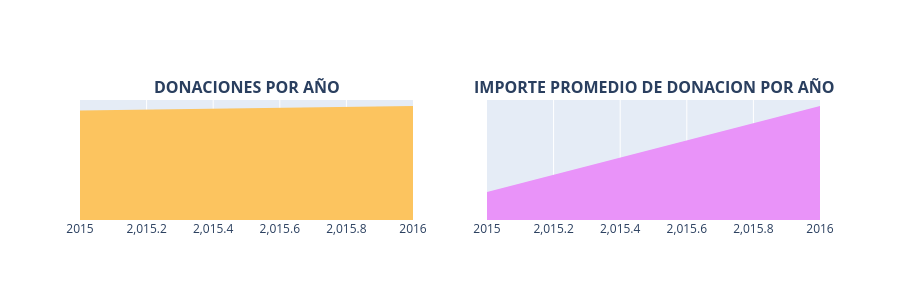

Source (notebook cell):
### Markdown cell above
### Donantes más generosos

En el análisis de los donantes más activos de la plataforma se identifican algunos casos particularmente destacados por su volumen y nivel de contribución.

- Un donante no docente de **Manhattan Beach, California**, ha realizado más de **18,000 donaciones**, convirtiéndose en uno de los usuarios más activos de la plataforma.

- Otro donante no docente del estado de **Nueva York** ha contribuido con un total aproximado de **USD 1.8 millones**, distribuidos en cerca de **10,513 donaciones**.

- El mayor pago individual registrado, de **USD 60,000**, destinado al proyecto *"Learning to Play while Playing to Learn"*, fue realizado por un donante de **Anahola, Hawaii**. Este mismo donante ha realizado un total de **223 donaciones**.

Estos casos reflejan la presencia de donantes altamente comprometidos, con patrones de contribución muy por encima del promedio general.

---

## <a id="3.4">3.4 Análisis temporal de las donaciones</a>

En esta sección se analiza cómo varía la actividad de donaciones a lo largo del tiempo, con el objetivo de identificar tendencias y comportamientos estacionales.

### Donaciones por año

- **3.4.1** Número de donaciones por año  
- **3.4.2** Monto promedio de donación por año

### Code cell
# Nota: SE VE DIFERENTE AL ORIGINAL PORQUE LOS ARCHIVOS PRESENTAN DATOS FILTRADOS DESDE 2012
import pandas as pd
import plotly.graph_objs as go
from plotly.subplots import make_subplots  # <- Corrección del import obsoleto
from plotly.offline import iplot

# 1. Procesamiento de Fechas
donations_df['Donation Date'] = pd.to_datetime(donations_df['Donation Received Date'])
donations_df['Donation Year'] = donations_df['Donation Date'].dt.year
donations_df['Donation Month'] = donations_df['Donation Date'].dt.month
donations_df['Donation Day'] = donations_df['Donation Date'].dt.day
donations_df['Donation Weekday'] = donations_df['Donation Date'].dt.weekday
donations_df['Donation Hour'] = donations_df['Donation Date'].dt.hour

# 2. Agrupación de datos
t1 = donations_df.groupby(['Donation Year']).agg({
    'Donation Month' : 'count', 
    'Donation Amount' : 'mean'
}).reset_index().rename(columns={'Donation Month' : 'Total Donations', 'Donation Amount' : 'Average Amount'})

x = t1['Donation Year']
y1 = t1['Total Donations']
y2 = t1['Average Amount']

# 3. Creación de Traces (Gráficos de área)
# Nota: [:-1] excluye el último año por si está incompleto (¡buena práctica!)
trace1 = go.Scatter(x=x[:-1], y=y1[:-1], fill='tozeroy', fillcolor='#fcc45f', mode='none')
trace2 = go.Scatter(x=x[:-1], y=y2[:-1], fill='tozeroy', fillcolor="#e993f9", mode='none')

# 4. Configuración de Subplots (Librería actualizada)
fig = make_subplots(
    rows=1, 
    cols=2, 
    subplot_titles=["<b>DONACIONES POR AÑO</b>", "<b>IMPORTE PROMEDIO DE DONACION POR AÑO</b>"]
)

# Añadir los gráficos a sus respectivas columnas
fig.append_trace(trace1, 1, 1)
fig.append_trace(trace2, 1, 2)

# 5. Actualización del Diseño (Sin 'autotick' obsoleto)
fig['layout'].update(
    height=300, 
    showlegend=False, 
    yaxis=dict(
        autorange=True,
        showgrid=False,
        zeroline=False,
        showline=False,
        ticks='',
        showticklabels=False
    ), 
    yaxis2=dict(
        autorange=True,
        showgrid=False,
        zeroline=False,
        showline=False,
        ticks='',
        showticklabels=False
    )
)

# 6. Renderizar en Jupyter
iplot(fig)

### Figure 1 — Plotly figure (JSON) as saved in the notebook; plotly's stock layout.template omitted (floating-point values rounded to 4 significant figures)
{"data": [{"fill": "tozeroy", "fillcolor": "#fcc45f", "mode": "none", "type": "scatter", "x": [2015, 2016], "xaxis": "x", "y": [72, 75], "yaxis": "y"}, {"fill": "tozeroy", "fillcolor": "#e993f9", "mode": "none", "type": "scatter", "x": [2015, 2016], "xaxis": "x2", "y": [228.1, 929.7], "yaxis": "y2"}], "layout": {"annotations": [{"font": {"size": 16}, "showarrow": false, "text": "<b>DONACIONES POR AÑO</b>", "x": 0.225, "xanchor": "center", "xref": "paper", "y": 1, "yanchor": "bottom", "yref": "paper"}, {"font": {"size": 16}, "showarrow": false, "text": "<b>IMPORTE PROMEDIO DE DONACION POR AÑO</b>", "x": 0.775, "xanchor": "center", "xref": "paper", "y": 1, "yanchor": "bottom", "yref": "paper"}], "height": 300, "showlegend": false, "xaxis": {"anchor": "y", "domain": [0, 0.45]}, "xaxis2": {"anchor": "y2", "domain": [0.55, 1]}, "yaxis": {"anchor": "x", "autorange": true, "domain": [0, 1], "showgrid": false, "showline": false, "showticklabels": false, "ticks": "", "zeroline": false}, "yaxis2": {"anchor": "x2", "autorange": true, "domain": [0, 1], "showgrid": false, "showline": false, "showticklabels": false, "ticks": "", "zeroline": false}}}
